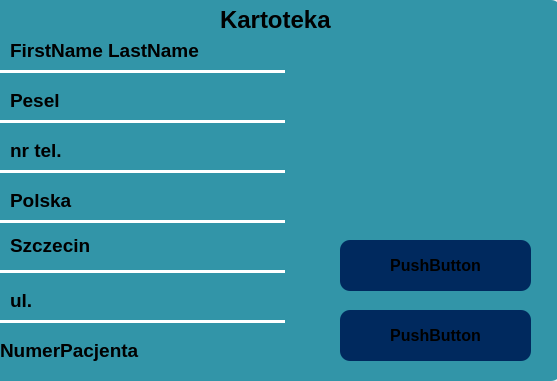
<?xml version="1.0" encoding="UTF-8"?>
<ui version="4.0">
 <class>profiladmin</class>
 <widget class="QWidget" name="profiladmin">
  <property name="geometry">
   <rect>
    <x>0</x>
    <y>0</y>
    <width>557</width>
    <height>381</height>
   </rect>
  </property>
  <property name="minimumSize">
   <size>
    <width>537</width>
    <height>381</height>
   </size>
  </property>
  <property name="windowTitle">
   <string>Form</string>
  </property>
  <widget class="QFrame" name="frame_52">
   <property name="geometry">
    <rect>
     <x>-10</x>
     <y>0</y>
     <width>571</width>
     <height>381</height>
    </rect>
   </property>
   <property name="minimumSize">
    <size>
     <width>571</width>
     <height>381</height>
    </size>
   </property>
   <property name="styleSheet">
    <string notr="true">background-color: rgb(50, 149, 168);
border-radius: 10px;</string>
   </property>
   <property name="frameShape">
    <enum>QFrame::Shape::StyledPanel</enum>
   </property>
   <property name="frameShadow">
    <enum>QFrame::Shadow::Raised</enum>
   </property>
   <widget class="QLabel" name="NameLabel_3">
    <property name="geometry">
     <rect>
      <x>20</x>
      <y>30</y>
      <width>261</width>
      <height>41</height>
     </rect>
    </property>
    <property name="font">
     <font>
      <pointsize>14</pointsize>
      <bold>true</bold>
     </font>
    </property>
    <property name="layoutDirection">
     <enum>Qt::LayoutDirection::LeftToRight</enum>
    </property>
    <property name="styleSheet">
     <string notr="true"/>
    </property>
    <property name="text">
     <string>FirstName LastName</string>
    </property>
    <property name="textFormat">
     <enum>Qt::TextFormat::RichText</enum>
    </property>
    <property name="alignment">
     <set>Qt::AlignmentFlag::AlignLeading|Qt::AlignmentFlag::AlignLeft|Qt::AlignmentFlag::AlignVCenter</set>
    </property>
   </widget>
   <widget class="Line" name="line_35">
    <property name="geometry">
     <rect>
      <x>10</x>
      <y>70</y>
      <width>285</width>
      <height>3</height>
     </rect>
    </property>
    <property name="styleSheet">
     <string notr="true">background-color: white;</string>
    </property>
    <property name="orientation">
     <enum>Qt::Orientation::Vertical</enum>
    </property>
   </widget>
   <widget class="QLabel" name="PeselLabel_2">
    <property name="geometry">
     <rect>
      <x>20</x>
      <y>80</y>
      <width>261</width>
      <height>41</height>
     </rect>
    </property>
    <property name="font">
     <font>
      <pointsize>14</pointsize>
      <bold>true</bold>
     </font>
    </property>
    <property name="layoutDirection">
     <enum>Qt::LayoutDirection::LeftToRight</enum>
    </property>
    <property name="styleSheet">
     <string notr="true"/>
    </property>
    <property name="text">
     <string>Pesel</string>
    </property>
    <property name="textFormat">
     <enum>Qt::TextFormat::RichText</enum>
    </property>
    <property name="alignment">
     <set>Qt::AlignmentFlag::AlignLeading|Qt::AlignmentFlag::AlignLeft|Qt::AlignmentFlag::AlignVCenter</set>
    </property>
   </widget>
   <widget class="Line" name="line_36">
    <property name="geometry">
     <rect>
      <x>10</x>
      <y>120</y>
      <width>285</width>
      <height>3</height>
     </rect>
    </property>
    <property name="styleSheet">
     <string notr="true">background-color: white;</string>
    </property>
    <property name="orientation">
     <enum>Qt::Orientation::Vertical</enum>
    </property>
   </widget>
   <widget class="Line" name="line_37">
    <property name="geometry">
     <rect>
      <x>10</x>
      <y>170</y>
      <width>285</width>
      <height>3</height>
     </rect>
    </property>
    <property name="styleSheet">
     <string notr="true">background-color: white;</string>
    </property>
    <property name="orientation">
     <enum>Qt::Orientation::Vertical</enum>
    </property>
   </widget>
   <widget class="QLabel" name="CTLabel_2">
    <property name="geometry">
     <rect>
      <x>20</x>
      <y>130</y>
      <width>261</width>
      <height>41</height>
     </rect>
    </property>
    <property name="font">
     <font>
      <pointsize>14</pointsize>
      <bold>true</bold>
     </font>
    </property>
    <property name="layoutDirection">
     <enum>Qt::LayoutDirection::LeftToRight</enum>
    </property>
    <property name="styleSheet">
     <string notr="true"/>
    </property>
    <property name="text">
     <string>nr tel. </string>
    </property>
    <property name="textFormat">
     <enum>Qt::TextFormat::RichText</enum>
    </property>
    <property name="alignment">
     <set>Qt::AlignmentFlag::AlignLeading|Qt::AlignmentFlag::AlignLeft|Qt::AlignmentFlag::AlignVCenter</set>
    </property>
   </widget>
   <widget class="QLabel" name="pnstLabel_2">
    <property name="geometry">
     <rect>
      <x>20</x>
      <y>180</y>
      <width>261</width>
      <height>41</height>
     </rect>
    </property>
    <property name="font">
     <font>
      <pointsize>14</pointsize>
      <bold>true</bold>
     </font>
    </property>
    <property name="layoutDirection">
     <enum>Qt::LayoutDirection::LeftToRight</enum>
    </property>
    <property name="styleSheet">
     <string notr="true"/>
    </property>
    <property name="text">
     <string>Polska</string>
    </property>
    <property name="textFormat">
     <enum>Qt::TextFormat::RichText</enum>
    </property>
    <property name="alignment">
     <set>Qt::AlignmentFlag::AlignLeading|Qt::AlignmentFlag::AlignLeft|Qt::AlignmentFlag::AlignVCenter</set>
    </property>
   </widget>
   <widget class="Line" name="line_38">
    <property name="geometry">
     <rect>
      <x>10</x>
      <y>170</y>
      <width>285</width>
      <height>3</height>
     </rect>
    </property>
    <property name="styleSheet">
     <string notr="true">background-color: white;</string>
    </property>
    <property name="orientation">
     <enum>Qt::Orientation::Vertical</enum>
    </property>
   </widget>
   <widget class="Line" name="line_39">
    <property name="geometry">
     <rect>
      <x>10</x>
      <y>220</y>
      <width>285</width>
      <height>3</height>
     </rect>
    </property>
    <property name="styleSheet">
     <string notr="true">background-color: white;</string>
    </property>
    <property name="orientation">
     <enum>Qt::Orientation::Vertical</enum>
    </property>
   </widget>
   <widget class="QLabel" name="MiastoLabel_2">
    <property name="geometry">
     <rect>
      <x>20</x>
      <y>230</y>
      <width>261</width>
      <height>31</height>
     </rect>
    </property>
    <property name="font">
     <font>
      <pointsize>14</pointsize>
      <bold>true</bold>
     </font>
    </property>
    <property name="layoutDirection">
     <enum>Qt::LayoutDirection::LeftToRight</enum>
    </property>
    <property name="styleSheet">
     <string notr="true"/>
    </property>
    <property name="text">
     <string>Szczecin</string>
    </property>
    <property name="textFormat">
     <enum>Qt::TextFormat::RichText</enum>
    </property>
    <property name="alignment">
     <set>Qt::AlignmentFlag::AlignLeading|Qt::AlignmentFlag::AlignLeft|Qt::AlignmentFlag::AlignVCenter</set>
    </property>
   </widget>
   <widget class="QLabel" name="PeselLabel_7">
    <property name="geometry">
     <rect>
      <x>20</x>
      <y>280</y>
      <width>261</width>
      <height>41</height>
     </rect>
    </property>
    <property name="font">
     <font>
      <pointsize>14</pointsize>
      <bold>true</bold>
     </font>
    </property>
    <property name="layoutDirection">
     <enum>Qt::LayoutDirection::LeftToRight</enum>
    </property>
    <property name="styleSheet">
     <string notr="true"/>
    </property>
    <property name="text">
     <string>ul. </string>
    </property>
    <property name="textFormat">
     <enum>Qt::TextFormat::RichText</enum>
    </property>
    <property name="alignment">
     <set>Qt::AlignmentFlag::AlignLeading|Qt::AlignmentFlag::AlignLeft|Qt::AlignmentFlag::AlignVCenter</set>
    </property>
   </widget>
   <widget class="Line" name="line_40">
    <property name="geometry">
     <rect>
      <x>10</x>
      <y>270</y>
      <width>285</width>
      <height>3</height>
     </rect>
    </property>
    <property name="styleSheet">
     <string notr="true">background-color: white;</string>
    </property>
    <property name="orientation">
     <enum>Qt::Orientation::Vertical</enum>
    </property>
   </widget>
   <widget class="QLabel" name="NameLabel_4">
    <property name="geometry">
     <rect>
      <x>230</x>
      <y>0</y>
      <width>261</width>
      <height>41</height>
     </rect>
    </property>
    <property name="font">
     <font>
      <pointsize>18</pointsize>
      <bold>true</bold>
     </font>
    </property>
    <property name="layoutDirection">
     <enum>Qt::LayoutDirection::LeftToRight</enum>
    </property>
    <property name="styleSheet">
     <string notr="true"/>
    </property>
    <property name="text">
     <string>Kartoteka</string>
    </property>
    <property name="textFormat">
     <enum>Qt::TextFormat::RichText</enum>
    </property>
    <property name="alignment">
     <set>Qt::AlignmentFlag::AlignLeading|Qt::AlignmentFlag::AlignLeft|Qt::AlignmentFlag::AlignVCenter</set>
    </property>
   </widget>
   <widget class="Line" name="line_41">
    <property name="geometry">
     <rect>
      <x>10</x>
      <y>320</y>
      <width>285</width>
      <height>3</height>
     </rect>
    </property>
    <property name="styleSheet">
     <string notr="true">background-color: white;</string>
    </property>
    <property name="orientation">
     <enum>Qt::Orientation::Vertical</enum>
    </property>
   </widget>
   <widget class="QLabel" name="PeselLabel_8">
    <property name="geometry">
     <rect>
      <x>10</x>
      <y>330</y>
      <width>261</width>
      <height>41</height>
     </rect>
    </property>
    <property name="font">
     <font>
      <pointsize>14</pointsize>
      <bold>true</bold>
     </font>
    </property>
    <property name="layoutDirection">
     <enum>Qt::LayoutDirection::LeftToRight</enum>
    </property>
    <property name="styleSheet">
     <string notr="true"/>
    </property>
    <property name="text">
     <string>NumerPacjenta</string>
    </property>
    <property name="textFormat">
     <enum>Qt::TextFormat::RichText</enum>
    </property>
    <property name="alignment">
     <set>Qt::AlignmentFlag::AlignLeading|Qt::AlignmentFlag::AlignLeft|Qt::AlignmentFlag::AlignVCenter</set>
    </property>
   </widget>
   <widget class="QPushButton" name="AdminUsun">
    <property name="geometry">
     <rect>
      <x>350</x>
      <y>310</y>
      <width>191</width>
      <height>51</height>
     </rect>
    </property>
    <property name="font">
     <font>
      <pointsize>12</pointsize>
      <bold>true</bold>
     </font>
    </property>
    <property name="styleSheet">
     <string notr="true">background-color: rgb(0, 41, 94);
       border-radius: 10px;</string>
    </property>
    <property name="text">
     <string>PushButton</string>
    </property>
   </widget>
   <widget class="QPushButton" name="AdminEdytuj">
    <property name="geometry">
     <rect>
      <x>350</x>
      <y>240</y>
      <width>191</width>
      <height>51</height>
     </rect>
    </property>
    <property name="font">
     <font>
      <pointsize>12</pointsize>
      <bold>true</bold>
     </font>
    </property>
    <property name="styleSheet">
     <string notr="true">background-color: rgb(0, 41, 94);
       border-radius: 10px;</string>
    </property>
    <property name="text">
     <string>PushButton</string>
    </property>
   </widget>
  </widget>
 </widget>
 <resources/>
 <connections/>
</ui>
